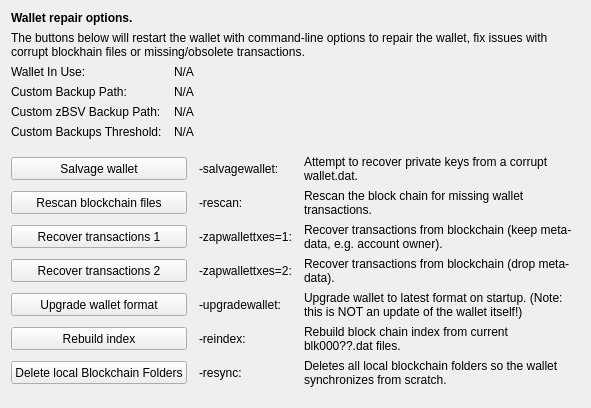
     <widget class="QWidget" name="tab_repair">
      <attribute name="title">
       <string>&amp;Wallet Repair</string>
      </attribute>
      <layout class="QGridLayout" name="gridLayout_4" columnstretch="0,0,0,0">
       <property name="horizontalSpacing">
        <number>12</number>
       </property>
       <item row="0" column="0" colspan="4">
        <widget class="QLabel" name="label_repair_header">
         <property name="font">
          <font>
           <weight>75</weight>
           <bold>true</bold>
          </font>
         </property>
         <property name="text">
          <string>Wallet repair options.</string>
         </property>
        </widget>
       </item>
       <item row="1" column="0" colspan="4">
        <widget class="QLabel" name="label_repair_helptext">
         <property name="font">
          <font>
           <weight>50</weight>
           <bold>false</bold>
          </font>
         </property>
         <property name="text">
          <string>The buttons below will restart the wallet with command-line options to repair the wallet, fix issues with corrupt blockhain files or missing/obsolete transactions.</string>
         </property>
         <property name="wordWrap">
          <bool>true</bool>
         </property>
        </widget>
       </item>
       <item row="2" column="0">
        <widget class="QLabel" name="wallet_path_label">
         <property name="text">
          <string>Wallet In Use:</string>
         </property>
        </widget>
       </item>
       <item row="2" column="1" colspan="3">
        <widget class="QLabel" name="wallet_path">
         <property name="cursor">
          <cursorShape>IBeamCursor</cursorShape>
         </property>
         <property name="text">
          <string>N/A</string>
         </property>
         <property name="textFormat">
          <enum>Qt::PlainText</enum>
         </property>
         <property name="textInteractionFlags">
          <set>Qt::LinksAccessibleByMouse|Qt::TextSelectableByKeyboard|Qt::TextSelectableByMouse</set>
         </property>
        </widget>
       </item>
       <item row="3" column="0">
        <widget class="QLabel" name="wallet_custombackuppath_label">
         <property name="text">
          <string>Custom Backup Path:</string>
         </property>
         <property name="visible">
          <bool>false</bool>
         </property>
        </widget>
       </item>
       <item row="3" column="1" colspan="3">
        <widget class="QLabel" name="wallet_custombackuppath">
         <property name="cursor">
          <cursorShape>IBeamCursor</cursorShape>
         </property>
         <property name="text">
          <string>N/A</string>
         </property>
         <property name="textFormat">
          <enum>Qt::PlainText</enum>
         </property>
         <property name="textInteractionFlags">
          <set>Qt::LinksAccessibleByMouse|Qt::TextSelectableByKeyboard|Qt::TextSelectableByMouse</set>
         </property>
         <property name="visible">
          <bool>false</bool>
         </property>
        </widget>
       </item>
       <item row="4" column="0">
        <widget class="QLabel" name="wallet_customzbsvbackuppath_label">
         <property name="text">
          <string>Custom zBSV Backup Path:</string>
         </property>
         <property name="visible">
          <bool>false</bool>
         </property>
        </widget>
       </item>
       <item row="4" column="1" colspan="3">
        <widget class="QLabel" name="wallet_customzbsvbackuppath">
         <property name="cursor">
          <cursorShape>IBeamCursor</cursorShape>
         </property>
         <property name="text">
          <string>N/A</string>
         </property>
         <property name="textFormat">
          <enum>Qt::PlainText</enum>
         </property>
         <property name="textInteractionFlags">
          <set>Qt::LinksAccessibleByMouse|Qt::TextSelectableByKeyboard|Qt::TextSelectableByMouse</set>
         </property>
         <property name="visible">
          <bool>false</bool>
         </property>
        </widget>
       </item>
       <item row="5" column="0">
        <widget class="QLabel" name="wallet_custombackupthreshold_label">
         <property name="text">
          <string>Custom Backups Threshold:</string>
         </property>
         <property name="visible">
          <bool>false</bool>
         </property>
        </widget>
       </item>
       <item row="5" column="1" colspan="3">
        <widget class="QLabel" name="wallet_custombackupthreshold">
         <property name="cursor">
          <cursorShape>IBeamCursor</cursorShape>
         </property>
         <property name="text">
          <string>N/A</string>
         </property>
         <property name="textFormat">
          <enum>Qt::PlainText</enum>
         </property>
         <property name="textInteractionFlags">
          <set>Qt::LinksAccessibleByMouse|Qt::TextSelectableByKeyboard|Qt::TextSelectableByMouse</set>
         </property>
         <property name="visible">
          <bool>false</bool>
         </property>
        </widget>
       </item>
       <item row="6" column="0">
        <spacer name="verticalSpacer_repair1">
         <property name="orientation">
          <enum>Qt::Vertical</enum>
         </property>
         <property name="sizeHint" stdset="0">
          <size>
           <width>10</width>
           <height>10</height>
          </size>
         </property>
        </spacer>
       </item>
       <item row="7" column="0" colspan="2">
        <widget class="QPushButton" name="btn_salvagewallet">
         <property name="minimumSize">
          <size>
           <width>100</width>
           <height>23</height>
          </size>
         </property>
         <property name="text">
          <string>Salvage wallet</string>
         </property>
        </widget>
       </item>
       <item row="7" column="2">
        <widget class="QLabel" name="label_repair_salvage_command">
         <property name="text">
          <string notr="true">-salvagewallet:</string>
         </property>
        </widget>
       </item>
       <item row="7" column="3">
        <widget class="QLabel" name="label_repair_salvage">
         <property name="text">
          <string>Attempt to recover private keys from a corrupt wallet.dat.</string>
         </property>
         <property name="wordWrap">
          <bool>true</bool>
         </property>
        </widget>
       </item>
       <item row="8" column="0" colspan="2">
        <widget class="QPushButton" name="btn_rescan">
         <property name="minimumSize">
          <size>
           <width>100</width>
           <height>23</height>
          </size>
         </property>
         <property name="text">
          <string>Rescan blockchain files</string>
         </property>
        </widget>
       </item>
       <item row="8" column="2">
        <widget class="QLabel" name="label_repair_rescan_command">
         <property name="text">
          <string notr="true">-rescan:</string>
         </property>
        </widget>
       </item>
       <item row="8" column="3">
        <widget class="QLabel" name="label_repair_rescan">
         <property name="text">
          <string>Rescan the block chain for missing wallet transactions.</string>
         </property>
         <property name="wordWrap">
          <bool>true</bool>
         </property>
        </widget>
       </item>
       <item row="9" column="0" colspan="2">
        <widget class="QPushButton" name="btn_zapwallettxes1">
         <property name="minimumSize">
          <size>
           <width>100</width>
           <height>23</height>
          </size>
         </property>
         <property name="text">
          <string>Recover transactions 1</string>
         </property>
        </widget>
       </item>
       <item row="9" column="2">
        <widget class="QLabel" name="label_repair_zap1_command">
         <property name="text">
          <string notr="true">-zapwallettxes=1:</string>
         </property>
        </widget>
       </item>
       <item row="9" column="3">
        <widget class="QLabel" name="label_repair_zap1">
         <property name="text">
          <string>Recover transactions from blockchain (keep meta-data, e.g. account owner).</string>
         </property>
         <property name="wordWrap">
          <bool>true</bool>
         </property>
        </widget>
       </item>
       <item row="10" column="0" colspan="2">
        <widget class="QPushButton" name="btn_zapwallettxes2">
         <property name="minimumSize">
          <size>
           <width>100</width>
           <height>23</height>
          </size>
         </property>
         <property name="text">
          <string>Recover transactions 2</string>
         </property>
        </widget>
       </item>
       <item row="10" column="2">
        <widget class="QLabel" name="label_repair_zap2_command">
         <property name="text">
          <string notr="true">-zapwallettxes=2:</string>
         </property>
        </widget>
       </item>
       <item row="10" column="3">
        <widget class="QLabel" name="label_repair_zap2">
         <property name="text">
          <string>Recover transactions from blockchain (drop meta-data).</string>
         </property>
         <property name="wordWrap">
          <bool>true</bool>
         </property>
        </widget>
       </item>
       <item row="11" column="0" colspan="2">
        <widget class="QPushButton" name="btn_upgradewallet">
         <property name="minimumSize">
          <size>
           <width>100</width>
           <height>23</height>
          </size>
         </property>
         <property name="text">
          <string>Upgrade wallet format</string>
         </property>
        </widget>
       </item>
       <item row="11" column="2">
        <widget class="QLabel" name="label_repair_upgrade_command">
         <property name="text">
          <string notr="true">-upgradewallet:</string>
         </property>
        </widget>
       </item>
       <item row="11" column="3">
        <widget class="QLabel" name="label_repair_upgrade">
         <property name="text">
          <string>Upgrade wallet to latest format on startup. (Note: this is NOT an update of the wallet itself!)</string>
         </property>
         <property name="wordWrap">
          <bool>true</bool>
         </property>
        </widget>
       </item>
       <item row="12" column="0" colspan="2">
        <widget class="QPushButton" name="btn_reindex">
         <property name="minimumSize">
          <size>
           <width>100</width>
           <height>23</height>
          </size>
         </property>
         <property name="text">
          <string>Rebuild index</string>
         </property>
        </widget>
       </item>
       <item row="12" column="2">
        <widget class="QLabel" name="label_repair_reindex_command">
         <property name="text">
          <string notr="true">-reindex:</string>
         </property>
        </widget>
       </item>
       <item row="12" column="3">
        <widget class="QLabel" name="label_repair_reindex">
         <property name="text">
          <string>Rebuild block chain index from current blk000??.dat files.</string>
         </property>
         <property name="wordWrap">
          <bool>true</bool>
         </property>
        </widget>
       </item>
       <item row="13" column="0" colspan="2">
        <widget class="QPushButton" name="btn_resync">
         <property name="minimumSize">
          <size>
           <width>100</width>
           <height>23</height>
          </size>
         </property>
         <property name="text">
          <string>Delete local Blockchain Folders</string>
         </property>
        </widget>
       </item>
       <item row="13" column="2">
        <widget class="QLabel" name="label_repair_resync_command">
         <property name="text">
          <string>-resync:</string>
         </property>
        </widget>
       </item>
       <item row="13" column="3">
        <widget class="QLabel" name="label_repair_resync">
         <property name="text">
          <string>Deletes all local blockchain folders so the wallet synchronizes from scratch.</string>
         </property>
         <property name="wordWrap">
          <bool>true</bool>
         </property>
        </widget>
       </item>
       <item row="14" column="0">
        <spacer name="verticalSpacer_repair2">
         <property name="orientation">
          <enum>Qt::Vertical</enum>
         </property>
         <property name="sizeHint" stdset="0">
          <size>
           <width>20</width>
           <height>10</height>
          </size>
         </property>
        </spacer>
       </item>
      </layout>
     </widget>
